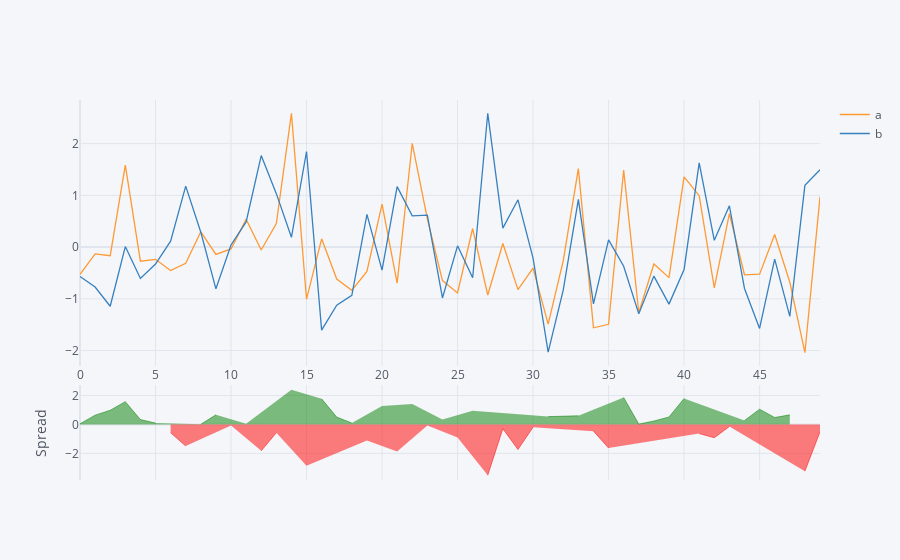

Notebook cell for this chart:
### Code cell
df[['a','b']].iplot(kind = 'spread')

### Figure 1 — Plotly figure (JSON) as saved in the notebook; plotly's stock layout.template omitted (floating-point values rounded to 4 significant figures)
{"data": [{"line": {"color": "rgba(255, 153, 51, 1.0)", "dash": "solid", "shape": "linear", "width": 1.3}, "mode": "lines", "name": "a", "text": "", "type": "scatter", "x": [0, 1, 2, 3, 4, 5, 6, 7, 8, 9, 10, 11, 12, 13, 14, 15, 16, 17, 18, 19, 20, 21, 22, 23, 24, 25, 26, 27, 28, 29, 30, 31, 32, 33, 34, 35, 36, 37, 38, 39, 40, 41, 42, 43, 44, 45, 46, 47, 48, 49], "y": [-0.5278, -0.1326, -0.1664, 1.585, -0.2723, -0.2363, -0.4542, -0.3137, 0.2963, -0.1411, -0.03585, 0.5369, -0.05629, 0.4554, 2.586, -1.005, 0.1604, -0.6162, -0.837, -0.4716, 0.8307, -0.6975, 2.008, 0.5445, -0.6469, -0.885, 0.3592, -0.9261, 0.06888, -0.8214, -0.406, -1.49, -0.2611, 1.518, -1.56, -1.492, 1.489, -1.27, -0.3267, -0.5901, 1.36, 0.9945, -0.789, 0.6484, -0.5351, -0.5224, 0.2444, -0.6782, -2.042, 0.974]}, {"line": {"color": "rgba(55, 128, 191, 1.0)", "dash": "solid", "shape": "linear", "width": 1.3}, "mode": "lines", "name": "b", "text": "", "type": "scatter", "x": [0, 1, 2, 3, 4, 5, 6, 7, 8, 9, 10, 11, 12, 13, 14, 15, 16, 17, 18, 19, 20, 21, 22, 23, 24, 25, 26, 27, 28, 29, 30, 31, 32, 33, 34, 35, 36, 37, 38, 39, 40, 41, 42, 43, 44, 45, 46, 47, 48, 49], "y": [-0.568, -0.7731, -1.143, 0.009912, -0.607, -0.3285, 0.115, 1.18, 0.2875, -0.8067, 0.04206, 0.486, 1.77, 1.033, 0.1899, 1.848, -1.606, -1.121, -0.9312, 0.6316, -0.445, 1.169, 0.603, 0.6195, -0.9834, 0.02486, -0.5915, 2.587, 0.367, 0.9145, -0.2122, -2.029, -0.8253, 0.9219, -1.096, 0.1385, -0.3701, -1.291, -0.5608, -1.103, -0.4321, 1.63, 0.131, 0.7984, -0.7997, -1.573, -0.2333, -1.34, 1.194, 1.494]}, {"connectgaps": false, "fill": "tozeroy", "line": {"color": "green", "dash": "solid", "shape": "linear", "width": 0.5}, "mode": "lines", "name": "Spread", "showlegend": false, "type": "scatter", "x": [0, 1, 2, 3, 4, 5, 6, 7, 8, 9, 10, 11, 12, 13, 14, 15, 16, 17, 18, 19, 20, 21, 22, 23, 24, 25, 26, 27, 28, 29, 30, 31, 32, 33, 34, 35, 36, 37, 38, 39, 40, 41, 42, 43, 44, 45, 46, 47, 48, 49], "xaxis": "x2", "y": [0.04018, 0.6405, 0.977, 1.575, 0.3347, 0.09214, "", "", 0.008734, 0.6656, "", 0.05094, "", "", 2.396, "", 1.766, 0.5052, 0.09428, "", 1.276, "", 1.405, "", 0.3365, "", 0.9507, "", "", "", "", 0.5389, 0.5642, 0.5966, "", "", 1.86, 0.02135, 0.2341, 0.5124, 1.792, "", "", "", 0.2647, 1.05, 0.4777, 0.662, "", ""], "yaxis": "y2"}, {"connectgaps": false, "fill": "tozeroy", "line": {"color": "red", "dash": "solid", "shape": "linear", "width": 0.5}, "mode": "lines", "name": "Spread", "showlegend": false, "type": "scatter", "x": [0, 1, 2, 3, 4, 5, 6, 7, 8, 9, 10, 11, 12, 13, 14, 15, 16, 17, 18, 19, 20, 21, 22, 23, 24, 25, 26, 27, 28, 29, 30, 31, 32, 33, 34, 35, 36, 37, 38, 39, 40, 41, 42, 43, 44, 45, 46, 47, 48, 49], "xaxis": "x2", "y": ["", "", "", "", "", "", -0.5692, -1.494, "", "", -0.0779, "", -1.826, -0.578, "", -2.854, "", "", "", -1.103, "", -1.867, "", -0.07496, "", -0.9099, "", -3.513, -0.2981, -1.736, -0.1937, "", "", "", -0.4644, -1.631, "", "", "", "", "", -0.6356, -0.92, -0.15, "", "", "", "", -3.236, -0.5203], "yaxis": "y2"}], "layout": {"hovermode": "x", "legend": {"bgcolor": "#F5F6F9", "font": {"color": "#4D5663"}}, "paper_bgcolor": "#F5F6F9", "plot_bgcolor": "#F5F6F9", "title": {"font": {"color": "#4D5663"}}, "xaxis": {"gridcolor": "#E1E5ED", "showgrid": true, "tickfont": {"color": "#4D5663"}, "title": {"font": {"color": "#4D5663"}, "text": ""}, "zerolinecolor": "#E1E5ED"}, "xaxis2": {"anchor": "y2", "gridcolor": "#E1E5ED", "showgrid": true, "showticklabels": false, "tickfont": {"color": "#4D5663"}, "title": {"font": {"color": "#4D5663"}, "text": ""}, "zerolinecolor": "#E1E5ED"}, "yaxis": {"domain": [0.3, 1], "gridcolor": "#E1E5ED", "showgrid": true, "tickfont": {"color": "#4D5663"}, "title": {"font": {"color": "#4D5663"}, "text": ""}, "zerolinecolor": "#E1E5ED"}, "yaxis2": {"domain": [0, 0.25], "gridcolor": "#E1E5ED", "showgrid": true, "tickfont": {"color": "#4D5663"}, "title": {"font": {"color": "#4D5663"}, "text": "Spread"}, "zerolinecolor": "#E1E5ED"}}}
